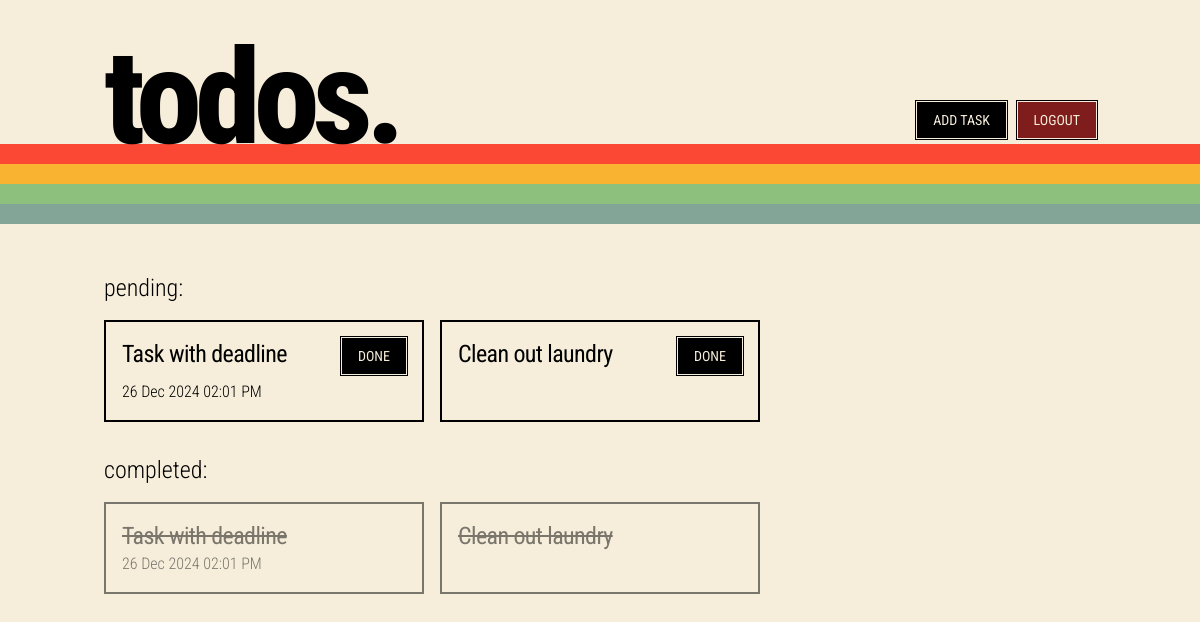
Page /tasks/ (signed in) on the committed database.
### tasks/models.py (models this page shows, shortened)
class Task (models.Model):
    title = models.CharField(max_length=255)
    description = models.TextField()
    completed = models.BooleanField(default=False)
    deadline = models.DateTimeField(blank=True, null=True)

### tasks/views.py (the view)
# urls.py: path('', include('tasks.urls'))
@login_required(login_url="/login/")
def tasks(request):
    pending_tasks = Task.objects.filter(completed=False).order_by('-deadline')
    completed_tasks = Task.objects.filter(completed=False).order_by('-id')
    form = forms.CreateTask()
    return render(request, 'tasks.html',
                  {'pending_tasks': pending_tasks, 'completed_tasks': completed_tasks, 'form': form})

### tasks/templates/tasks.html (shortened to what this page needs)
{% extends 'base.html' %}
{% block content %}
<h2 class="text-2xl font-light pb-4 pt-4">pending:</h2>
<div class="grid md:grid-cols-2 lg:grid-cols-3 gap-4">
    {% for task in pending_tasks %}
    <div class="border-2 border-black p-4">
        <div class="flex justify-between item-start">
            <a href="{% url 'tasks:taskdetails' task_id=task.id %}" class="text-2xl tracking-tight cursor-pointer hover:underline">{{ task.title }}</a>
            <a class="btn">Done</a>
        </div>
        {% if task.deadline %}
        <p class="font-light">{{ task.deadline|date:"d M Y" }} {{ task.deadline|time:"h:i A" }}</p>
        {% endif %}
    </div>
    {% endfor %}
</div>
<h2 class="text-2xl font-light pb-4 pt-8">completed:</h2>
<div class="grid md:grid-cols-2 lg:grid-cols-3 gap-4 opacity-50">
    {% for task in completed_tasks %}
    <div class="border-2 border-black p-4">
        <a href="{% url 'tasks:taskdetails' task_id=task.id %}" class="text-2xl tracking-tight line-through cursor-pointer hover:underline">{{ task.title }}</a>
        {% if task.deadline %}
        <p class="font-light">{{ task.deadline|date:"d M Y" }} {{ task.deadline|time:"h:i A" }}</p>
        {% endif %}
    </div>
    {% endfor %}
</div>
{% endblock %}

### templates/base.html (style rules this page uses)
.btn { @apply uppercase text-retrobeige bg-black px-4 py-2 hover:opacity-50 text-sm cursor-pointer; box-shadow: 0 0 0 1px #F6EEDB, 0 0 0 2px black; margin-bottom: 6px; }

### rows in the picture
Task: title "Task with deadline", deadline "26 Dec 2024", deadline "02:01 PM"
Task: title "Clean out laundry"
